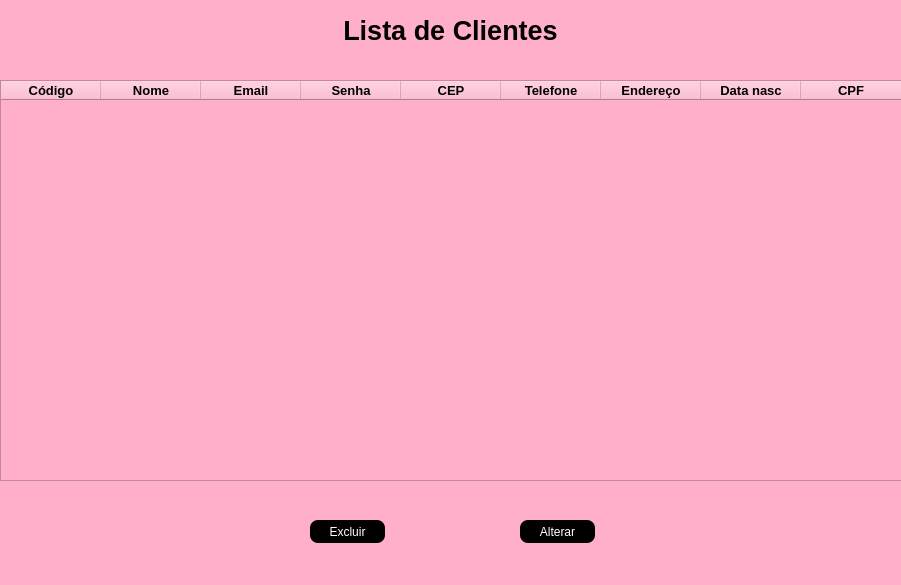
<?xml version="1.0" encoding="UTF-8"?>
<ui version="4.0">
 <class>MainWindow</class>
 <widget class="QMainWindow" name="MainWindow">
  <property name="geometry">
   <rect>
    <x>0</x>
    <y>0</y>
    <width>901</width>
    <height>585</height>
   </rect>
  </property>
  <property name="maximumSize">
   <size>
    <width>901</width>
    <height>585</height>
   </size>
  </property>
  <property name="windowTitle">
   <string>Alteração/Exclusão</string>
  </property>
  <property name="styleSheet">
   <string notr="true">background-color: rgb(255, 175, 202);</string>
  </property>
  <widget class="QWidget" name="centralwidget">
   <widget class="QLabel" name="label">
    <property name="geometry">
     <rect>
      <x>340</x>
      <y>0</y>
      <width>221</width>
      <height>61</height>
     </rect>
    </property>
    <property name="font">
     <font>
      <family>Nirmala UI</family>
      <pointsize>20</pointsize>
      <weight>75</weight>
      <bold>true</bold>
     </font>
    </property>
    <property name="text">
     <string>Lista de Clientes</string>
    </property>
    <property name="alignment">
     <set>Qt::AlignCenter</set>
    </property>
   </widget>
   <widget class="QTableWidget" name="tableWidget">
    <property name="geometry">
     <rect>
      <x>0</x>
      <y>80</y>
      <width>911</width>
      <height>401</height>
     </rect>
    </property>
    <column>
     <property name="text">
      <string>Código</string>
     </property>
     <property name="font">
      <font>
       <family>Nirmala UI</family>
       <pointsize>10</pointsize>
       <weight>75</weight>
       <bold>true</bold>
      </font>
     </property>
    </column>
    <column>
     <property name="text">
      <string>Nome</string>
     </property>
     <property name="font">
      <font>
       <family>Nirmala UI</family>
       <pointsize>10</pointsize>
       <weight>75</weight>
       <bold>true</bold>
      </font>
     </property>
    </column>
    <column>
     <property name="text">
      <string>Email</string>
     </property>
     <property name="font">
      <font>
       <family>Nirmala UI</family>
       <pointsize>10</pointsize>
       <weight>75</weight>
       <bold>true</bold>
      </font>
     </property>
    </column>
    <column>
     <property name="text">
      <string>Senha</string>
     </property>
     <property name="font">
      <font>
       <family>Nirmala UI</family>
       <pointsize>10</pointsize>
       <weight>75</weight>
       <bold>true</bold>
      </font>
     </property>
    </column>
    <column>
     <property name="text">
      <string>CEP</string>
     </property>
     <property name="font">
      <font>
       <family>Nirmala UI</family>
       <pointsize>10</pointsize>
       <weight>75</weight>
       <bold>true</bold>
      </font>
     </property>
    </column>
    <column>
     <property name="text">
      <string>Telefone</string>
     </property>
     <property name="font">
      <font>
       <family>Nirmala UI</family>
       <pointsize>10</pointsize>
       <weight>75</weight>
       <bold>true</bold>
      </font>
     </property>
    </column>
    <column>
     <property name="text">
      <string>Endereço</string>
     </property>
     <property name="font">
      <font>
       <family>Nirmala UI</family>
       <pointsize>10</pointsize>
       <weight>75</weight>
       <bold>true</bold>
      </font>
     </property>
    </column>
    <column>
     <property name="text">
      <string>Data nasc</string>
     </property>
     <property name="font">
      <font>
       <family>Nirmala UI</family>
       <pointsize>10</pointsize>
       <weight>75</weight>
       <bold>true</bold>
      </font>
     </property>
    </column>
    <column>
     <property name="text">
      <string>CPF</string>
     </property>
     <property name="font">
      <font>
       <family>Nirmala UI</family>
       <pointsize>10</pointsize>
       <weight>75</weight>
       <bold>true</bold>
      </font>
     </property>
    </column>
   </widget>
   <widget class="QPushButton" name="alter_excluir">
    <property name="geometry">
     <rect>
      <x>310</x>
      <y>520</y>
      <width>75</width>
      <height>23</height>
     </rect>
    </property>
    <property name="styleSheet">
     <string notr="true">QPushButton {

	color: rgb(255, 255, 255);
	background-color: rgb(0, 0, 0);
	border-radius: 8px;

}

QPushButton::hover {

	color: rgb(255, 0, 0);
	border: 1px solid #ff0000;

}</string>
    </property>
    <property name="text">
     <string>Excluir</string>
    </property>
   </widget>
   <widget class="QPushButton" name="alterar">
    <property name="geometry">
     <rect>
      <x>520</x>
      <y>520</y>
      <width>75</width>
      <height>23</height>
     </rect>
    </property>
    <property name="styleSheet">
     <string notr="true">QPushButton {

	color: rgb(255, 255, 255);
	background-color: rgb(0, 0, 0);
	border-radius: 8px;

}

QPushButton::hover {

	color: rgb(0, 0, 255);
	border: 1px solid #0000ff;

}</string>
    </property>
    <property name="text">
     <string>Alterar</string>
    </property>
   </widget>
  </widget>
  <widget class="QMenuBar" name="menubar">
   <property name="geometry">
    <rect>
     <x>0</x>
     <y>0</y>
     <width>901</width>
     <height>21</height>
    </rect>
   </property>
  </widget>
  <widget class="QStatusBar" name="statusbar"/>
 </widget>
 <resources/>
 <connections/>
</ui>
